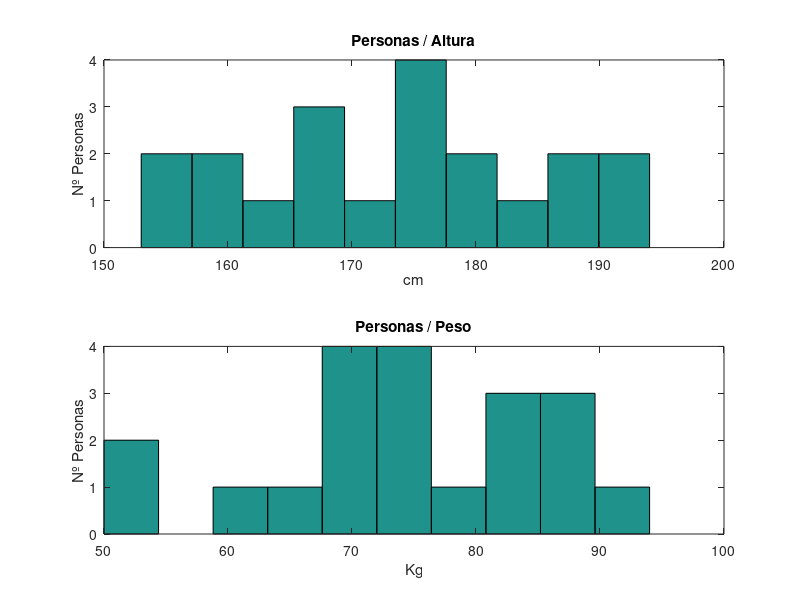
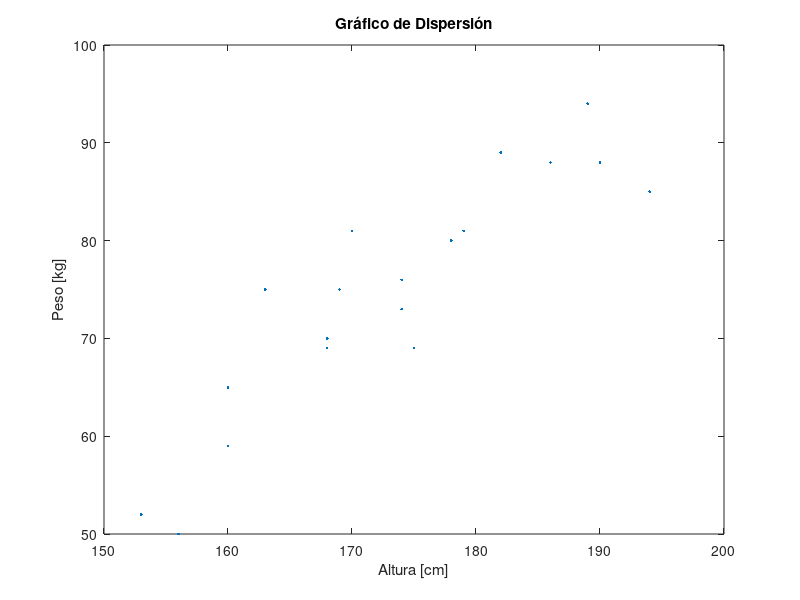
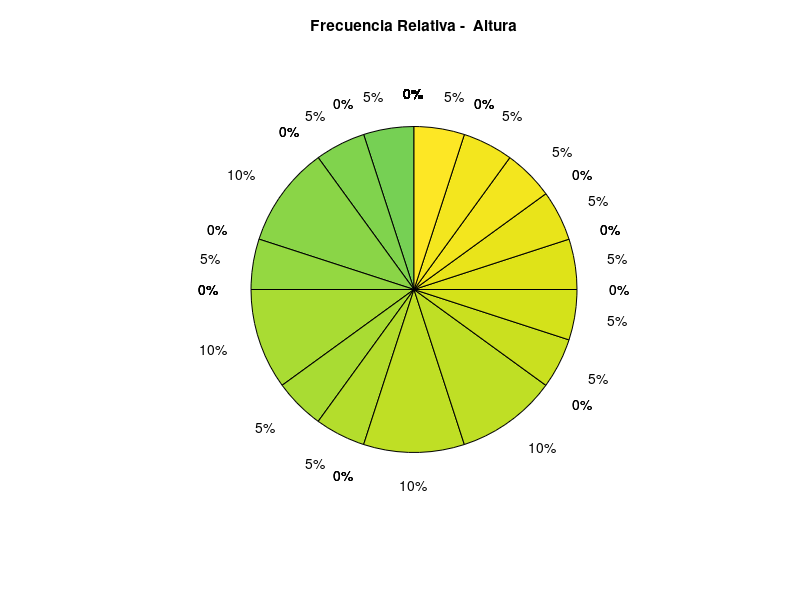
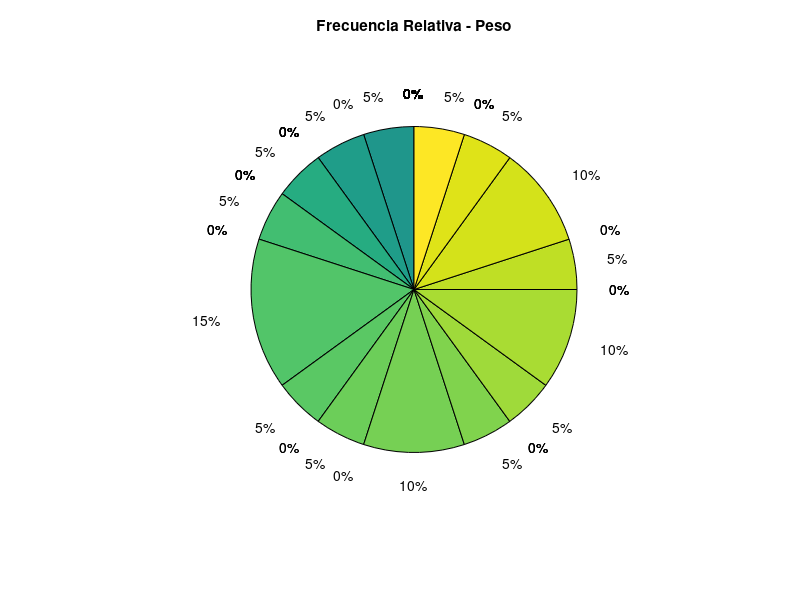

These charts were generated, in order, by the following MATLAB code:
clc
clear all

%% EJERCICIO 1
%--------------------------------------------------------------------------
% Siendo el valor de las dos variables descritas a una muestra aleatoria
% simple de 20 alumnos calcula:
%--------------------------------------------------------------------------
altura = [175; 182; 156; 175; 190; 174; 186; 160; 179; 168; 170; 194; 174; 189; 168; 178; 169; 163; 153; 160];
peso = [69; 89; 50; 69; 88; 76; 88; 59; 81; 69; 81; 85; 73; 94; 70; 80; 75; 75; 52; 65];

% a) Realiza la tabla de frecuencias completa para la variable ALTURA

tablaAltura = tabulate(altura);
abs_acum_altura = cumsum(tablaAltura(:,2));
rel_acum_altura = cumsum(tablaAltura(:,3));
tablaTotalAltura = [tablaAltura abs_acum_altura rel_acum_altura];

% b) Realiza la tabla de frecuencias completa para la variable PESO

tablaPeso = tabulate(peso);
abs_acum_peso = cumsum(tablaPeso(:,2));
rel_acum_peso = cumsum(tablaPeso(:,3));
tablaTotalPeso = [tablaPeso abs_acum_peso rel_acum_peso];

%--------------------------------------------------------------------------
% VISUALIZACIÓN DE LAS TABLAS COMPLETAS:
%--------------------------------------------------------------------------
tablaTotalAltura
tablaTotalPeso

% c)Calcula media, mediana, varianza y desviación típica para cada una de las variables
mediaAltura = mean(altura);
medianaAltura = median(altura);
varianzaAltura = var(altura);
desviacionTipicaAltura = std(altura);

mediaPeso = mean(peso);
medianaPeso = median(peso);
varianzaPeso = var(peso);
desviacionTipicaPeso = std(peso);

% d) Realiza el histograma de ambas variables
subplot(2,1,1)
hist(altura, 10)
title('Personas / Altura');
xlabel('cm');
ylabel('Nº Personas');

subplot(2,1,2)
hist(peso, 10)
title('Personas / Peso');
xlabel('Kg');
ylabel('Nº Personas');

% e) Calcula la correlación

coefCorrelacion = corrcoef(altura, peso)

% f) Realiza el gráfico de dispersión para las variables conjuntamente
figure 
plot(altura, peso, '.')
title('Gráfico de Dispersión');
xlabel('Altura [cm]');
ylabel('Peso [kg]');

% g) Dibuja el diagrama de sectores para cada variable con la frecuencia relativa.
figure
pie(tablaAltura(:,2))
title('Frecuencia Relativa -  Altura');

figure
pie(tablaPeso(:,2))
title('Frecuencia Relativa - Peso');

% h) Calcula la covarianza entre las variables.
covarianza = cov(altura, peso)

%% EJERCICIO 2
%--------------------------------------------------------------------------
% La probabilidad que un estudiante que matricula en la universidad se gradúe
% es de 0,6.
% Calcular la probabilidad de que escogidos 20 alumnos:
%--------------------------------------------------------------------------

% Es una dist. Binomial

% a) Ninguno acabe graduándose
prob_0_graduados = binopdf(0,20,0.6);
% b) Que se gradúen la mitad de los veinte.
prob_mitad_graduados = binopdf(10,20,0.6);
% c) Que se gradúen todos.
prob_todos_graduados = binopdf(20,20,0.6);
% d) Que se gradúen como mucho 13 alumnos.
prob_max_13_graduados = 0; 
for i = 0:13
    prob_max_13_graduados = prob_max_13_graduados + binopdf(i,20,0.6);
end

%% EJERCICIO 3
%--------------------------------------------------------------------------
% Conociendo que las ventas en telefonía móvil siguen una distribución 
% normal con media poblacional 25 millones y desviación estándar de 2 millones.
% Calcula:
%--------------------------------------------------------------------------

% Es una dist. Normal

% a) Probabilidad de que las ventas sean menores a 21 millones este año
probVentasMenor21Mill = normcdf(21,25,2);

% b) Probabilidad que las ventas se encuentren entre los 23 y los 27 millones.
probVentasMenor23Mill = normcdf(23,25,2);
probVentasMayor27Mill = 1-normcdf(27,25,2);
probVentas23_27Mill = 1 - probVentasMenor23Mill - probVentasMayor27Mill;

%% 

altura2 = [1;1;2;1;2;1;1;2;2;1;1;1;1;1;1;1];


figure
pie(altura2)
title('Frecuencia Relativa -  Altura');
legend('153','156','160','163','168','169','170','174','175','178','179','182','186','189','190','194')


%%
peso2 = [1;1;1;1;3;1;1;2;1;1;2;1;2;1;1];



figure
pie(peso2)
title('Frecuencia Relativa -  Peso');
legend('50','52','59','65','69','70','73','75','76','80','81','85','88','89','94')

